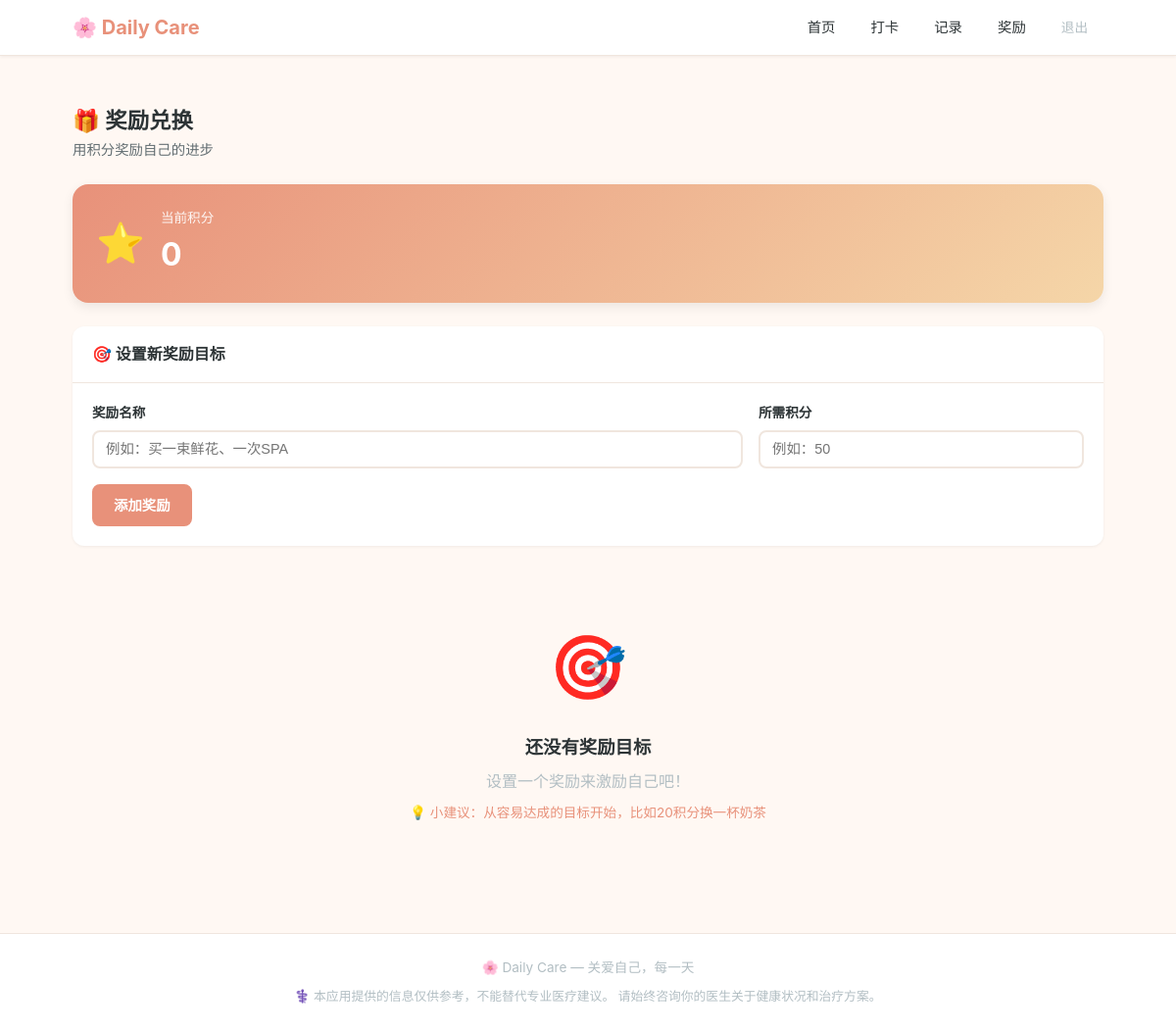
Page /rewards (signed in) on the earlier database version.
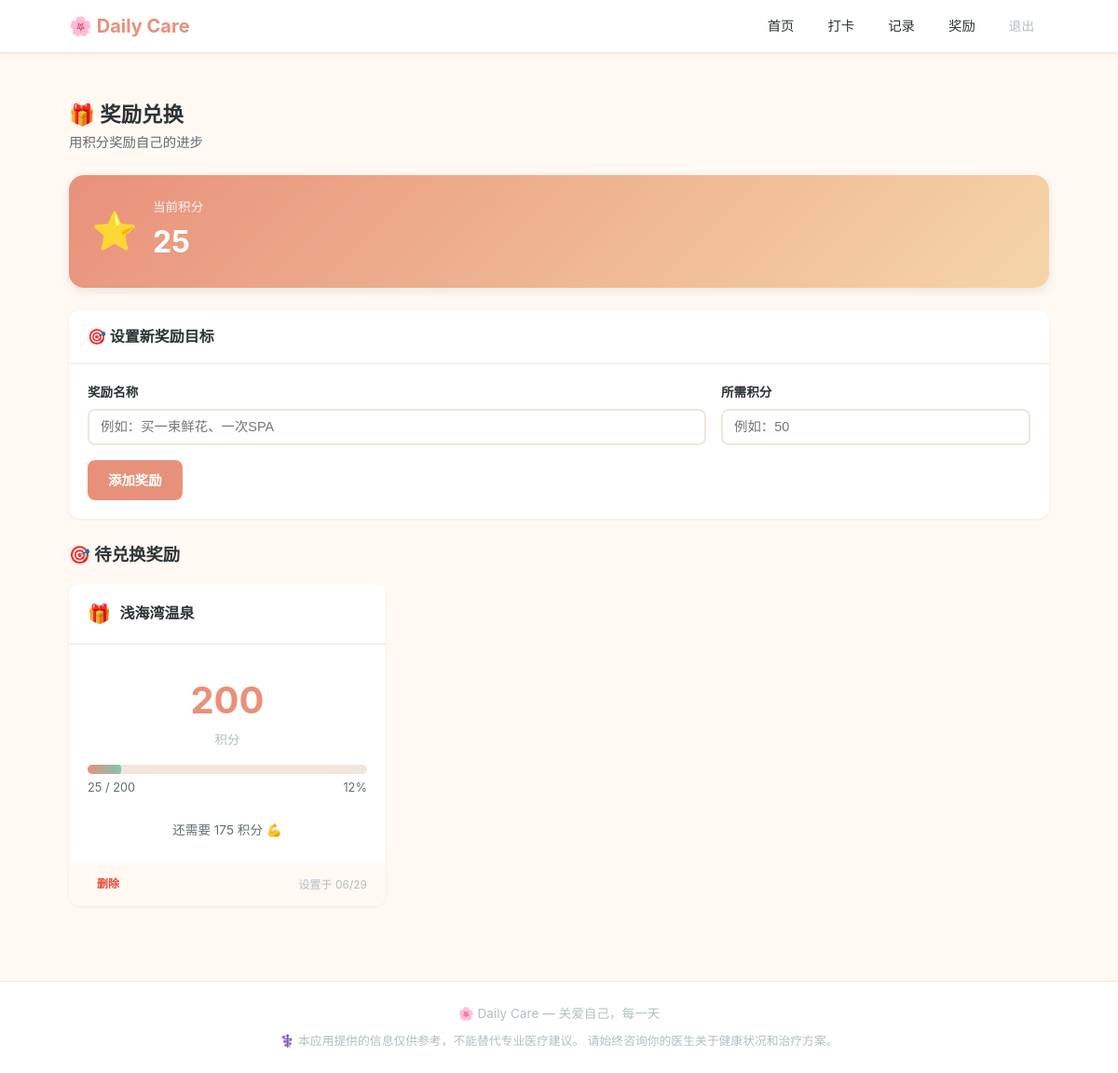
Same page on the later database version.
### models.py (models this page shows, shortened)
class User(UserMixin, db.Model):
    __tablename__ = 'user'
    id = db.Column(db.Integer, primary_key=True)
    username = db.Column(db.String(80), unique=True, nullable=False)
    password_hash = db.Column(db.String(256), nullable=False)
    created_at = db.Column(db.DateTime, default=datetime.utcnow)
    total_points = db.Column(db.Integer, default=0)
    records = db.relationship('DailyRecord', backref='user', lazy='dynamic', cascade='all, delete-orphan')
    rewards = db.relationship('Reward', backref='user', lazy='dynamic', cascade='all, delete-orphan')

class Reward(db.Model):
    __tablename__ = 'reward'
    id = db.Column(db.Integer, primary_key=True)
    user_id = db.Column(db.Integer, db.ForeignKey('user.id'), nullable=False)
    name = db.Column(db.String(200), nullable=False)
    points_required = db.Column(db.Integer, nullable=False)
    is_achieved = db.Column(db.Boolean, default=False)
    redeemed_at = db.Column(db.DateTime, nullable=True)
    created_at = db.Column(db.DateTime, default=datetime.utcnow)

### app.py (the view, shortened to what this page needs)
@app.route('/rewards', methods=['GET', 'POST'])
@login_required
def rewards():
    pending = Reward.query.filter_by(
        user_id=current_user.id, is_achieved=False
    ).order_by(Reward.points_required.asc()).all()
    achieved = Reward.query.filter_by(
        user_id=current_user.id, is_achieved=True
    ).order_by(Reward.redeemed_at.desc()).all()
    return render_template(
        'rewards.html',
        pending=pending,
        achieved=achieved,
    )

### app.py (called while the page is built)
@app.after_request
def fix_encoding(response):
    content_type = response.content_type or ''
    if 'charset' not in content_type and 'text/' in content_type:
        response.content_type = content_type + '; charset=utf-8'
    return response

@login_manager.user_loader
def load_user(user_id):
    return User.query.get(int(user_id))

### templates/rewards.html (shortened to what this page needs)
{% extends "base.html" %}
{% block content %}
<div class="page-header">
    <h1>🎁 奖励兑换</h1>
    <p class="page-desc">用积分奖励自己的进步</p>
</div>
<div class="points-balance-card">
    <div class="points-balance-icon">⭐</div>
    <div class="points-balance-info">
        <span class="points-balance-label">当前积分</span>
        <span class="points-balance-value">{{ current_user.total_points }}</span>
    </div>
</div>
<div class="card">
    <div class="card-header">
        <h3>🎯 设置新奖励目标</h3>
    </div>
    <div class="card-body">
        <form method="POST" class="inline-form">
            <div class="form-row">
                <div class="form-group">
                    <label for="reward_name">奖励名称</label>
                    <input type="text" id="reward_name" name="name"
                           placeholder="例如：买一束鲜花、一次SPA" required>
                </div>
                <div class="form-group">
                    <label for="points_required">所需积分</label>
                    <input type="number" id="points_required" name="points_required"
                           min="1" max="9999" placeholder="例如：50" required>
                </div>
            </div>
            <button type="submit" class="btn btn-primary">添加奖励</button>
        </form>
    </div>
</div>
{% if pending %}
<h2 class="section-title">🎯 待兑换奖励</h2>
<div class="rewards-grid">
    {% for reward in pending %}
    <div class="reward-card {% if current_user.total_points >= reward.points_required %}reward-achievable{% endif %}">
        <div class="reward-card-header">
            <span class="reward-card-icon">🎁</span>
            <h3>{{ reward.name }}</h3>
        </div>
        <div class="reward-card-body">
            <div class="reward-points-display">
                <span class="reward-required">{{ reward.points_required }}</span>
                <span class="reward-points-label">积分</span>
            </div>
            <div class="reward-progress">
                {% set progress = (current_user.total_points / reward.points_required * 100)|round|int %}
                {% set progress = progress if progress <= 100 else 100 %}
                <div class="progress-bar large">
                    <div class="progress-fill" style="width: {{ progress }}%"></div>
                </div>
                <div class="reward-progress-text">
                    <span>{{ current_user.total_points }} / {{ reward.points_required }}</span>
                    <span>{{ progress }}%</span>
                </div>
            </div>
            {% if current_user.total_points >= reward.points_required %}
            <form method="POST" class="reward-action-form">
                <input type="hidden" name="action" value="redeem">
                <input type="hidden" name="reward_id" value="{{ reward.id }}">
                <button type="submit" class="btn btn-primary btn-full"
                        onclick="return confirm('确认兑换「{{ reward.name }}」？')">
                    🎉 兑换奖励
                </button>
            </form>
            {% else %}
            <div class="reward-need">
                还需要 {{ reward.points_required - current_user.total_points }} 积分 💪
            </div>
            {% endif %}
        </div>
        <div class="reward-card-footer">
            <form method="POST" style="display:inline;">
                <button type="submit" class="btn btn-tiny btn-danger"
                        onclick="return confirm('确定删除这个奖励？')">删除</button>
            </form>
            <span class="reward-created">设置于 {{ reward.created_at.strftime('%m/%d') }}</span>
        </div>
    </div>
    {% endfor %}
</div>
{% endif %}
{% if not pending and not achieved %}
<div class="empty-state">
    <div class="empty-icon">🎯</div>
    <h3>还没有奖励目标</h3>
    <p>设置一个奖励来激励自己吧！</p>
    <p class="empty-hint">💡 小建议：从容易达成的目标开始，比如20积分换一杯奶茶</p>
</div>
{% endif %}
{% endblock %}

### templates/base.html (shortened to what this page needs)
<!DOCTYPE html>
<html lang="zh-CN">
<head>
    <link rel="stylesheet" href="{{ url_for('static', filename='css/style.css') }}">
</head>
<body>
    {% if current_user.is_authenticated %}
    <nav class="navbar">
        <div class="nav-container">
            <a href="{{ url_for('dashboard') }}" class="nav-brand">🌸 Daily Care</a>
            <ul class="nav-menu">
                <li><a href="{{ url_for('dashboard') }}" class="nav-link">首页</a></li>
                <li><a href="{{ url_for('checkin') }}" class="nav-link">打卡</a></li>
                <li><a href="{{ url_for('history') }}" class="nav-link">记录</a></li>
                <li><a href="{{ url_for('rewards') }}" class="nav-link">奖励</a></li>
                <li><a href="{{ url_for('logout') }}" class="nav-link nav-link-logout">退出</a></li>
            </ul>
        </div>
    </nav>
    {% endif %}
    <div class="flash-container">
    </div>
    <main class="main-container">
        {% block content %}{% endblock %}
    </main>
    <footer class="footer">
        <div class="footer-content">
            <p>🌸 Daily Care &mdash; 关爱自己，每一天</p>
            <p class="footer-disclaimer">
                ⚕️ 本应用提供的信息仅供参考，不能替代专业医疗建议。
                请始终咨询你的医生关于健康状况和治疗方案。
            </p>
        </div>
    </footer>
</body>
</html>

Differences in the rows shown:
changed User: total_points "0" → "25"
added Reward: name "浅海湾温泉", points_required "200", {{ current_user.total_points }} "25", progress "12", reward.points_required-current_user.total_points "175", created_at "06/29"
Other differences:
text no longer shown: "🎯 还没有奖励目标 设置一个奖励来激励自己吧！ 💡 小建议：从容易达成的目标开始，比如20积分换一杯奶茶"
text now shown: "🎯 待兑换奖励"
